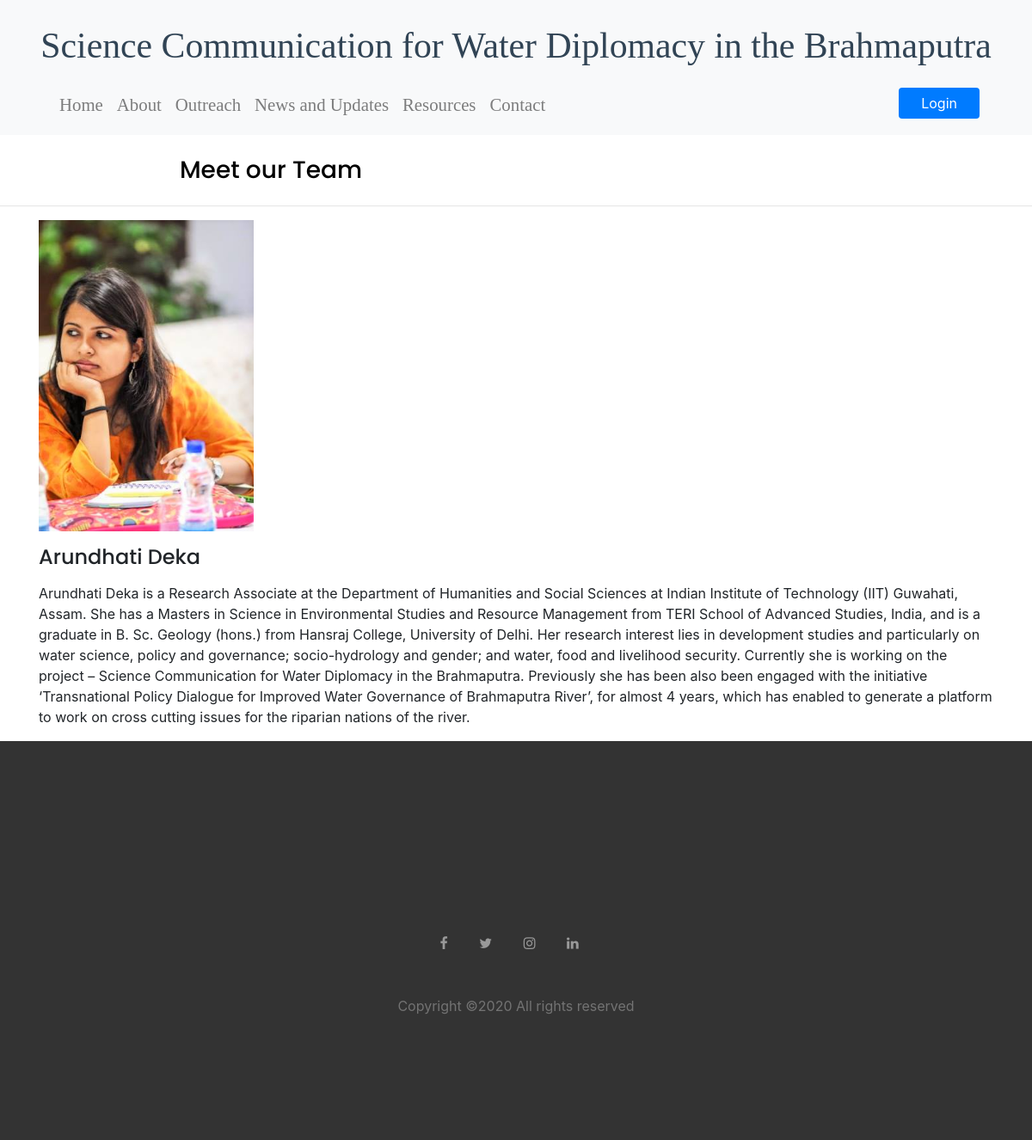
/teams/1/, run on the app's committed database.
### mainsite/models.py (models this page shows, shortened)
class team(models.Model):
    name = models.CharField(max_length = 100)
    image = models.ImageField(upload_to = 'images/', default = 'download.png')
    designation = models.CharField(max_length = 1500, default= None)
    information = models.TextField(max_length = 3000, default= None)

### mainsite/views.py (the view)
# urls.py: path('teams/<int:pk_id>/',views.detail,name = 'detail'),
def detail(request,pk_id):
    member = get_object_or_404(team,pk = pk_id)
    return render(request,'detail.html',{'member': member})

### mainsite/templates/detail.html (shortened to what this page needs)
{% extends 'base.html' %}
{% block ccd %}
        <div id="marine-content-inner">
      <div class="container">
          <div class="row">
            <div class="col-lg-6 col-md-6 col-sm-6">
                <br>
              <h3 style="color:black" align = "center">Meet our Team</h3>
            </div>
            <div class="col-lg-6 col-md-6 col-sm-6">
               <br>
            </div>
          </div>
</div>
<hr>
    <div class = "container">
    <p><img class=" img-fluid" height = "250px" width = "250px" src="{{member.image.url}}" alt="card image"></p>
        <h4> {{member.name}} </h4>
        </p>{{member.information}}</p>
    </div>
{% endblock %}

### static/css/style.css (style rules this page uses)
body { line-height: 1.7; color: #4d4d4d; font-weight: 300; font-size: 1rem; }
h1, h2, h3, h4, h5, .h1, .h2, .h3, .h4, .h5 { font-family: "Poppins", -apple-system, BlinkMacSystemFont, "Segoe UI", Roboto, "Helvetica Neue", Arial, sans-serif, "Apple Color Emoji", "Segoe UI Emoji", "Segoe UI Symbol", "Noto Color Emoji"; }

### data on the page
team: image (picture), name "Arundhati Deka", information "Arundhati Deka is a Research Associate at the Department of Humanities and Social Sciences at Indian Institute of Technology (IIT) Guwahati, Assam. She has a Masters in Science in Environmental Studies and Resource Management from TERI School of Advanced Studies, India, and is a graduate in B. Sc. Geology (hons.) from Hansraj College, University of Delhi. Her research interest lies in development studies and particularly on water science, policy and governance; socio-hydrology and gender; and water, food and livelihood security. Currently she is working on the project – Science Communication for Water Diplomacy in the Brahmaputra. Previously she has been also been engaged with the…"
